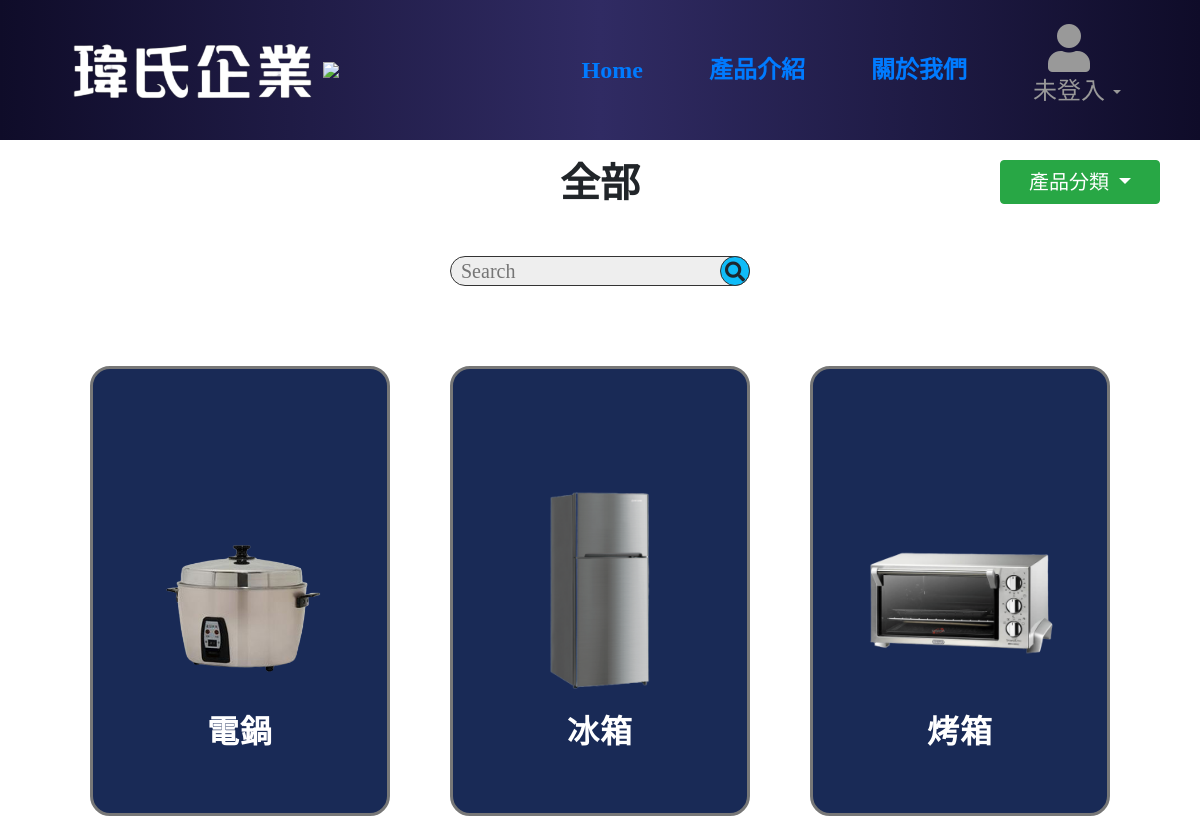
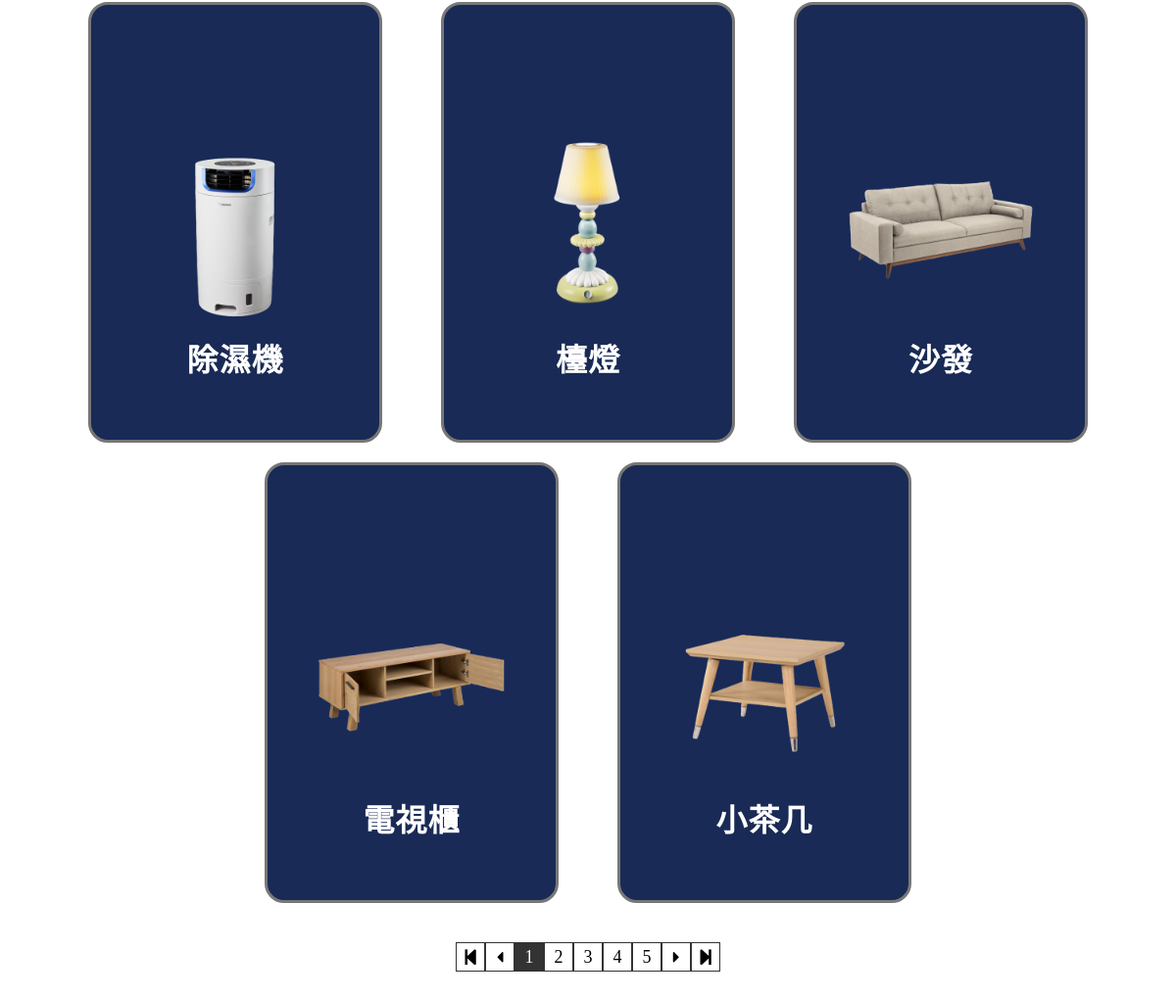
The page /product.php on the database its author committed (2 pictures, top to bottom).
### tables this page shows
CREATE TABLE `product` (
  `product_id` int(11) NOT NULL,
  `product_name` varchar(255) NOT NULL,
  `price` int(255) NOT NULL,
  `amount` int(255) NOT NULL,
  `introduce` text NOT NULL,
  `img_dir` varchar(255) NOT NULL,
  `category_id` int(255) NOT NULL
);

### php/functions.php (called while the page is built, shortened)
<?php
function get_all_Categories($num)
{
	$sql = "select count(*) as count from `product`";
	$query = mysqli_query($_SESSION['link'], $sql);
	$pageRes = mysqli_fetch_assoc($query);
	$count = $pageRes['count'];
	$page = empty($_GET['page']) ? 1 :  $_GET['page'];
	$offeset = ($page - 1) * $num;
	$sql = "SELECT * FROM product INNER JOIN product_category ON product.category_id = product_category.category_id LIMIT " . $offeset . ',' . $num;
	$query = mysqli_query($_SESSION['link'], $sql);
	if ($query) {
		if (mysqli_num_rows($query) > 0) {
			while ($row = mysqli_fetch_assoc($query)) {
				$datas[] = $row;
			}
		}
	} else {
		echo "{$sql} 語法執行失敗，錯誤訊息：" . mysqli_error($_SESSION['link']);
	}
	return $datas;
}

### product.php (the view, shortened to what this page needs)
<?php
require_once("php/functions.php");
$get_Category_id = empty($_GET['category_id']) ? 0 : $_GET['category_id'] ;
$get_Search_Product = empty($_GET['search_product']) ? "" : $_GET['search_product'] ;
	$category_id = empty($_GET['category_id']) ? 0 :  $_GET['category_id'];
	if($get_Category_id != 0 && $get_Search_Product != ""){
		$categories = get_Single_Search($category_id, $get_Search_Product);
		$sql = "SELECT count(*) as count FROM product INNER JOIN product_category ON product.category_id = product_category.category_id WHERE product.category_id = $category_id AND product_name LIKE '%" . $get_Search_Product . "%'";
	}
	elseif($get_Search_Product != "" && $get_Category_id == 0){
		$categories = get_all_Search(8, $get_Search_Product);
		$sql = "SELECT count(*) as count FROM product WHERE product_name LIKE '%" . $get_Search_Product . "%'";
	}
	elseif($get_Category_id != 0 && $get_Search_Product == ""){
		$categories = get_Single_Category($category_id);
		$sql = "SELECT count(*) as count FROM product INNER JOIN product_category ON product.category_id = product_category.category_id WHERE product.category_id = $category_id";
	}
	else{
		$categories = get_all_Categories(8);
		$sql = "SELECT count(*) as count FROM product INNER JOIN product_category ON product.category_id = product_category.category_id";
	}
		$query = mysqli_query($_SESSION['link'], $sql);
		$pageRes = mysqli_fetch_assoc($query);
		$count = $pageRes['count'];
		$num = 8;
		$pageCount = ceil($count / $num);
		$page = empty($_GET['page']) ? 1 :  $_GET['page'];
		$next = $page + 1;
		$prev = $page - 1;
		if ($prev < 1){
			$prev = 1;
		}
?>
<!DOCTYPE html>
<html lang="en">
<head>
	<link rel="stylesheet" href="https://stackpath.bootstrapcdn.com/bootstrap/4.4.1/css/bootstrap.min.css">
	<link rel="stylesheet" type="text/css" href="css/all.min.css">
	<link rel="stylesheet" type="text/css" href="css/fontawesome.min.css">
	<link rel="stylesheet" type="text/css" href="css/style.css">
</head>
<body>
	<div class="header">
		<div class="header_container">
			<div class="logo">
				<a href="<?php if($_SESSION["is_login"]){ echo "dashboard.php"; } else{ echo "main.php";} ?>" >
					<img src="img/header_logo.png">
				</a>
				<img src="img/fox-unscreen.gif">
			</div>
			<nav class="navbar navbar-expand-lg nav-box">
			  <div class="collapse navbar-collapse" id="navbarSupportedContent">
			    <ul class="navbar-nav ml-auto">
			      <li class="nav-item">
					<?php
					if(!isset($_SESSION['is_login']) || !$_SESSION['is_login']){
					 $index = "main.php";
					} else{
					 $index = "dashboard.php";
					 } ?>
			        <a class="nav-link nav-link-font" href="<?php echo $index; ?>" >Home</a>
			      </li>
			      <li class="nav-item">
			        <a class="nav-link nav-link-font" href="product.php" >產品介紹</a>
			      </li>
			       <li class="nav-item">
			        <a class="nav-link nav-link-font" href="about_Us.php" >關於我們</a>
			      </li>
					<?php
					if(!isset($_SESSION['is_login']) || !$_SESSION['is_login']){
						$login = '未登入';
						$color_login = "#999";
					}else{
						$login = '已登入';
						$color_login = "";
					}
					 ?>
			      <li class="nav-item dropdown"  style="transition: .7s;">
			        <a class="nav-link dropdown-toggle user-Navitem" href="#" id="navbarDropdown" role="button" data-toggle="dropdown" aria-haspopup="true" aria-expanded="false" style="color: <?php echo $color_login ; ?>">
			         <div style="padding-left: 15px;">
			         	<i class="fas fa-user fa-3x" style="color: <?php echo $color_login; ?>;"></i>
			         </div>
			         <label class = "user_font" style="color: <?php echo $color_login; ?>;"><?php echo "$login"; ?></label>
			        </a>
			      </li>
			    </ul>
			  </div>
			</nav>
		</div>
	</div>
	<div class="dropdown category-container">
		<button type="button" class="btn btn-success dropdown-toggle" data-toggle = 'dropdown' id ='category'>產品分類    </button>
	</div>
		<?php
			if ($get_Category_id == 1){
				$category_name = "電器";
			}else if($get_Category_id == 2){
				$category_name = "家具";
			}else if($get_Category_id == 3){
				$category_name = "日用品";
			}else if($get_Category_id == 4){
				$category_name = "運動用品";
			}else if($get_Category_id == 5){
				$category_name = "戶外休閒用品";
			}else if($get_Category_id == 6){
				$category_name = "藝品";
			}
			else if($get_Category_id == 0){
				$category_name = "全部";
			}
		?>
		<div class="dropdown-txt">
			<h1><?php echo $category_name; ?></h1>
		</div>
	<form class="product-search" method="GET">
		<input type="search" name="search_product" id='search'placeholder="Search">
		<button id="search-btn"><i class="fas fa-search"></i></button>
	</form>
<div class="wrap-product">
<?php foreach ($categories as $product): ?>
	<div class="container-product">
		<div class="card">
			<div class="imgBox">
				<img src="<?php echo $product['img_dir'] ?>" alt="">
			</div>
			<div class="contentBox">
				<h2>
					<?php echo $product['product_name']; ?>
				</h2>
			</div>
		</div>
	</div>
<?php endforeach; ?>
</div>
<?php $get_Category_id = empty($get_Category_id)? '' : '&category_id=' . $get_Category_id ?>
<?php $get_Search_Product = empty($get_Search_Product)? '' : '&search_product=' . $get_Search_Product ?>
<div class="page-change">
	<a href="product.php?page=1<?php echo $get_Category_id . $get_Search_Product;?>" class="go-page">
		<i class="fas fa-step-backward"></i>
	</a>
	<a href="product.php?page=<?php echo $prev . $get_Category_id . $get_Search_Product; ?>" class='go-page'>
		<i class="fas fa-caret-left"></i>
</a>
	<?php
	for ($i=1; $i <= $pageCount; $i++) {
		$page_active = ($page == $i) ? 'active' : '';
		echo
		"<a href='product.php?page=$i"  . $get_Category_id ."' class='page-select' id='$page_active'>$i</a>";
	} ?>
	<a href="product.php?page=<?php echo $next . $get_Category_id . $get_Search_Product;?>" class='go-page'>
		<i class="fas fa-caret-right"></i>
	</a>
	<a href="product.php?page=<?php echo $pageCount . $get_Category_id . $get_Search_Product;?>" class='go-page'>
		<i class="fas fa-step-forward"></i>
	</a>
</div>
</body>
</html>

### css/style.css (style rules this page uses)
* { margin: 0; padding: 0; list-style: none; font-family: "Microsoft Yahei"; }
input { outline: none; }
.header { width: 100%; height: 140px; display: flex; background: linear-gradient(to right, #0f0c29, #302b63, #0f0c29); }
.header_container { width: 100%; padding: 30px; display: flex; align-items: center; }
.header_container .logo { width: 30%; text-align: center; }
.header_container .logo img { height: 70px; }
nav.nav-box { width: 70%; }
ul.navbar-nav { display: flex; align-items: center; }
li.nav-item { padding: 25px; }
a.nav-link-font { font-size: 24px; font-weight: bolder; }
label.user_font { font-size: 24px; cursor: pointer; }
.wrap-product { display: flex; justify-content: center; flex-wrap: wrap; margin-top: 40px; background: #fff; }
.container-product { position: relative; margin: 0 30px; }
.container-product .card { border: 3px solid #777; margin-top: 20px; position: relative; width: 300px; height: 450px; background: #192a56; border-radius: 20px; overflow: hidden; }
.container-product .card .imgBox { position: absolute; top: 50%; transform: translateY(-50%); z-index: 10000; width: 100%; height: 220px; transition: .5s; }
.container-product .card .imgBox img { position: absolute; top: 50%; left: 50%; transform: translate(-50%, -50%) rotate(0deg); height: 200px; }
.container-product .card .contentBox { position: absolute; bottom: 0; width: 100%; height: 100px; text-align: center; transition: 1s; z-index: 10; }
.container-product .card .contentBox h2 { position: relative; font-weight: 600; letter-spacing: 1px; color: #fff; }
div.category-container { position: relative; width: 100%; margin-top: 20px; }
div.category-container button { position: absolute; top: 0; right: 40px; width: 160px; font-size: 20px; }
div.dropdown-txt { width: 100%; display: flex; justify-content: center; }
div.dropdown-txt h1 { font-weight: 600; }
.product-search { margin-top: 20px; width: 100%; padding: 20px; display: flex; justify-content: center; align-items: center; }
.product-search input { width: 300px; height: 30px; font-size: 20px; border: 1px solid #333; background: #eee; transition: .5s; padding-left: 10px; border-radius: 20px; outline: none; }
.product-search button { border-radius: 50%; margin-left: -30px; text-align: center; height: 30px; width: 30px; border: 1px solid #333; font-size: 20px; background: #0fbcf9; color: #1e272e; transition: .5s; }
div.page-change { margin: 40px 0; display: flex; justify-content: center; align-items: center; }
div.page-change a.page-select, a.go-page { display: flex; align-items: center; justify-content: center; width: 30px; height: 30px; text-decoration: none; border: 1px solid #333; color: black; transition: .5s; font-size: 18px; }
div.page-change a.page-select:hover, div.page-change a#active, div.page-change a.go-page:hover { background: #333; color: #fff; }

### rows shown on the page
product: shows a picture, product_name "電鍋"
product: shows a picture, product_name "冰箱"
product: shows a picture, product_name "烤箱"
product: shows a picture, product_name "除濕機"
product: shows a picture, product_name "檯燈"
product: shows a picture, product_name "沙發"
product: shows a picture, product_name "電視櫃"
product: shows a picture, product_name "小茶几"

### other values the page prints
$login "未登入"
$category_name "全部"
